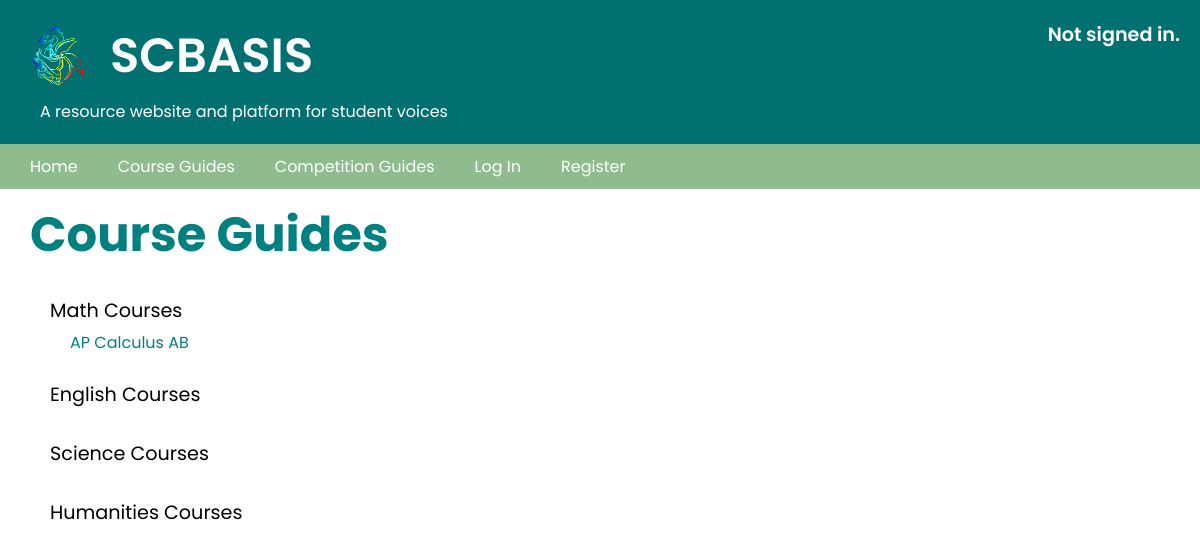
Page /course_guides on the earlier database version.
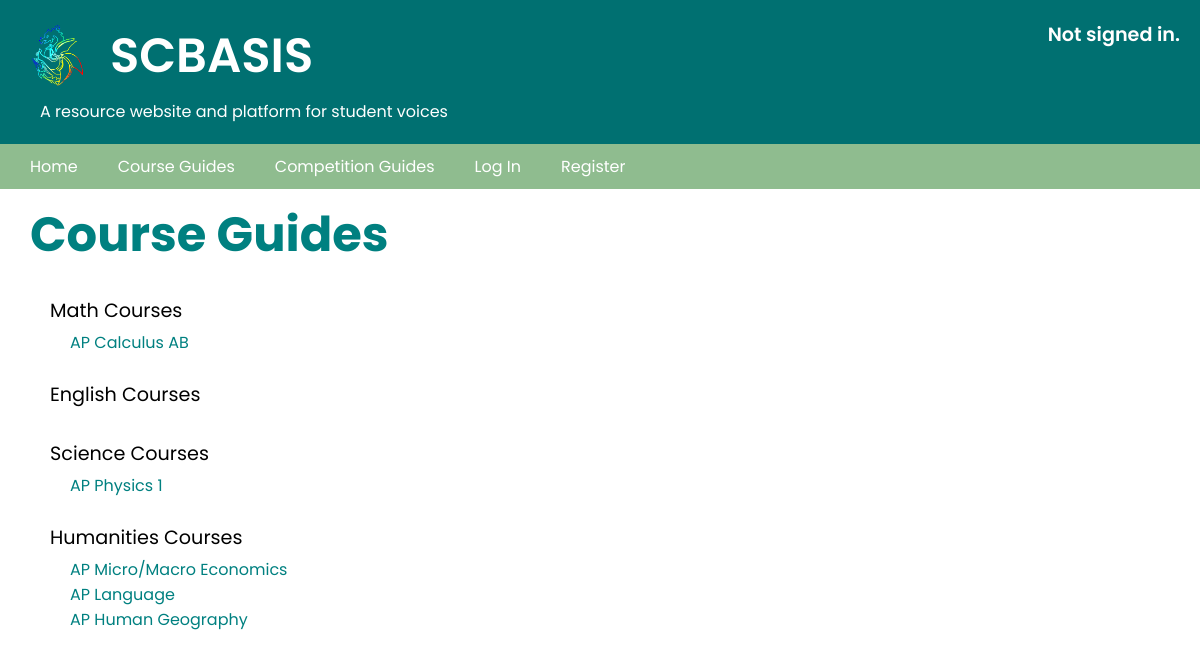
Same page on the later database version.
### SCBASIS/models.py (models this page shows, shortened)
class Courses(models.Model):
    name_of_course = models.CharField(max_length=32)
    course_description = models.FileField(upload_to='course_guides')
    editor = models.ForeignKey(User, on_delete = models.CASCADE, related_name="courses", default = None)
    author = models.CharField(max_length=50, null=True, blank=True)
    date_created = models.DateTimeField(auto_now_add=True, auto_now = False, blank=True)
    course_category = models.CharField(max_length=50)
    url_of_image = models.CharField(max_length=800)
    viewable = models.BooleanField(default=True, blank=True, null=True)

### SCBASIS/views.py (the view)
# urls.py: path("course_guides", views.course_guides, name="course_guides"),
def course_guides(request):
    math_courses = Courses.objects.filter(course_category="Math")
    english_courses = Courses.objects.filter(course_category="English")
    science_courses = Courses.objects.filter(course_category="Science")
    humanities_courses = Courses.objects.filter(course_category="Humanities")
    other_courses = Courses.objects.filter(course_category="Others")
    return render(request, 'scbasis/course_guides.html', {
        "math_courses":math_courses,
        "english_courses":english_courses,
        "science_courses":science_courses,
        "humanities_courses":humanities_courses,
        "other_courses":other_courses,
    })

### SCBASIS/templates/scbasis/course_guides.html (shortened to what this page needs)
{% extends "scbasis/layout.html" %}
{% block body %}
{% load static %}
<link rel="stylesheet" type="text/css" href="{% static 'scbasis/course_and_competition_page/styles.css' %}">
        <h2 id='heading'>Course Guides</h2>
        <br>
        <div class = "container">
        <label>Math Courses</label>
            <ul class="course_list">
            {% for course in math_courses %}
                <a href="{% url 'display_courses' course.id %}">
                <li class="course_name">{{course.name_of_course}}</li>
                </a>
            {% endfor %}
            </ul>
        <br>
        <label>English Courses</label>
        <br>
        <label>Science Courses</label>
            <ul class="course_list">
        {% for course in science_courses %}
            <a href="{% url 'display_courses' course.id %}">
            <li class="course_name">{{course.name_of_course}}</li>
            </a>
        {% endfor %}
            </ul>
        <br>
        <label>Humanities Courses</label>
            <ul class="course_list">
        {% for course in humanities_courses %}
            <a href="{% url 'display_courses' course.id %}">
            <li class="course_name">{{course.name_of_course}}</li>
            </a>
        {% endfor %}
            </ul>
        <br>
    </div>
{% endblock %}

### SCBASIS/templates/scbasis/layout.html (shortened to what this page needs)
{% load static %}
<!DOCTYPE html>
<html lang="en">
    <head>
        <link href="{% static 'scbasis/layout_page/styles.css' %}" rel="stylesheet">
    </head>
    <body>
            <header>
                <section class="text">
                    <div class='row'>
                        <img class="scbasis" src="{% static 'scbasis/layout_page/SCBASIS.png'%}">
                        <h1 id="scbasis-title">SCBASIS</h1>
                    </div>
                    <h4>A resource website and platform for student voices</h4>
                    <div id="username-info">
                        {% if user.is_authenticated %}
                            Signed in as <strong>{{ user.username }}</strong>.
                        {% else %}
                            Not signed in.
                        {% endif %}
                    </div>
                </section>
            </header>
            <ul class="nav">
                    <li class="nav-item">
                        <a class="nav-link" href="{% url 'index' %}">Home</a>
                    </li>
                    <li class="nav-item">
                        <a class="nav-link" href="{% url 'course_guides'%}">Course Guides</a>
                    </li>
                    <li class="nav-item">
                        <a class="nav-link" href="{% url 'competition_guides' %}">Competition Guides</a>
                    </li>
                {% if user.is_authenticated %}
                    <li class="nav-item">
                        <a class="nav-link" href="{% url 'create_guides' %}">Create Guides</a>
                    </li>
                    <li class="nav-item">
                        <a class="nav-link" href="{% url 'logout' %}">Log Out</a>
                    </li>
                {% else %}
                    <li class="nav-item">
                        <a class="nav-link" href="{% url 'login' %}">Log In</a>
                    </li>
                    <li class="nav-item">
                        <a class="nav-link" href="{% url 'register' %}">Register</a>
                    </li>
                {% endif %}
            </ul>
        {% block body %}
        {% endblock %}
    </body>
</html>

### SCBASIS/static/scbasis/layout_page/styles.css (style rules this page uses)
* { margin: 0; padding: 0; box-sizing: border-box; font-family: 'Poppins', sans-serif; }
header { background-color: #007071; }
.scbasis { float: left; max-height: 70px; margin-right: 20px; }
.text { padding: 20px; }
.row { display: inline-block; }
#scbasis-title { font-size: 3em; font-weight: 600; color: white; float: right; }
#heading { margin-top: 10px; margin-left: 30px; margin-right: 10px; color: teal; font-size: 3em; }
h4 { font-size: 1em; color: white; font-weight: 400; margin-left: 20px; }
label { margin-bottom: 5px; font-weight: 400; font-size: 1.2em; display: block; }
#username-info { font-size: 1.2em; font-weight: 600; position: absolute; top: 20px; right: 20px; z-index: 11; color: white; }
.nav { list-style-type: none; margin: 0; padding: 10px; overflow: hidden; background-color: darkseagreen; }
.nav-item { float: left; }
li a { color: white; text-align: center; padding: 14px 20px; text-decoration: none; }

### SCBASIS/static/scbasis/course_and_competition_page/styles.css (style rules this page uses)
.container { padding-left: 50px; padding-left: 50px; margin-bottom: 50px; }
.course_list { list-style-type: none; margin: 0; padding: 0; }
.course_name { display: block; color: teal; font-size: 1em; text-decoration: none; margin-left: 20px; }
a { text-decoration: none; }

Differences in the rows shown:
added Courses: name_of_course "AP Physics 1"
added Courses: name_of_course "AP Micro/Macro Economics"
added Courses: name_of_course "AP Language"
added Courses: name_of_course "AP Human Geography"
